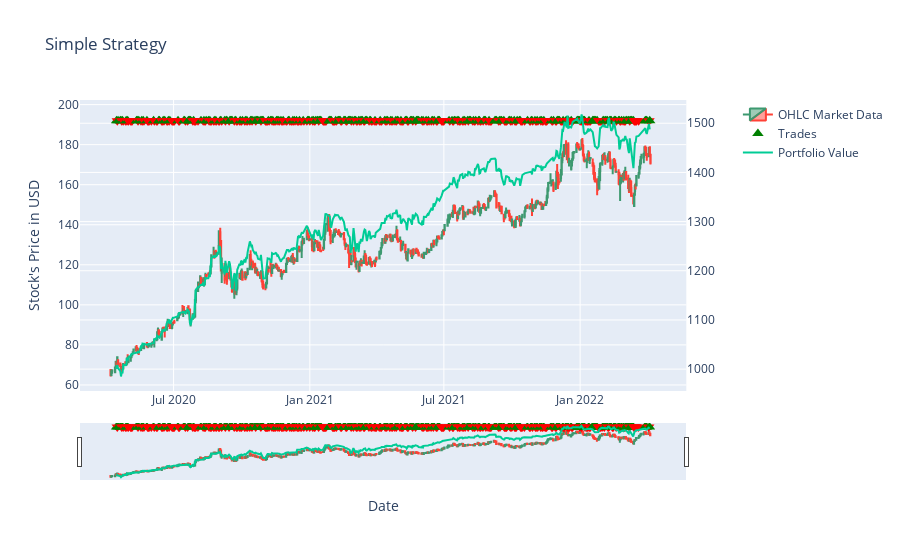

The code cell stored with this chart in its notebook:
### Markdown cell above
### Buy assets worth 20% of available cash when price decreased but sell 30% of assets when increased.

### Code cell
per_strategy = Strategy(name="SMA Strategy", cash=1000, commission=0.05, min_positions=0.5)
data = tdata.copy()
per_strategy.load_data(tdata, date_column='DATE')
per_strategy.add_single_rule('CLOSE[N-1]>CLOSE[N-2]', action=MarketAction.SELL, action_quantity='30%')
per_strategy.add_single_rule('CLOSE[N-1]<CLOSE[N-2]', action=MarketAction.BUY, action_quantity='20%')
per_strategy.simulate()

per_strategy.summary()
per_strategy.plot_history(title="Simple Strategy", yaxis_title="Stock's Price in USD", xaxis_title="Date")

### Figure 1 — Plotly figure (JSON) as saved in the notebook; plotly's stock layout.template omitted (floating-point values rounded to 4 significant figures; data arrays with more than 128 entries replaced by an {"elided": "..."} marker saying what was removed)
{"data": [{"close": {"elided": "541 float values"}, "high": {"elided": "541 float values"}, "low": {"elided": "541 float values"}, "name": "OHLC Market Data", "open": {"elided": "541 float values"}, "type": "candlestick", "x": {"elided": "541 str values"}}, {"hovertext": {"elided": "496 str values"}, "marker": {"color": {"elided": "496 str values"}, "size": 10, "symbol": {"elided": "496 str values"}}, "mode": "markers", "name": "Trades", "type": "scatter", "x": {"elided": "496 str values"}, "xaxis": "x", "y": {"elided": "496 float values"}, "yaxis": "y"}, {"mode": "lines", "name": "Portfolio Value", "type": "scatter", "x": {"elided": "496 str values"}, "xaxis": "x", "y": {"elided": "496 float values"}, "yaxis": "y2"}], "layout": {"title": {"text": "Simple Strategy"}, "xaxis": {"anchor": "y", "domain": [0, 0.94], "title": {"text": "Date"}}, "yaxis": {"anchor": "x", "domain": [0, 1], "title": {"text": "Stock's Price in USD"}}, "yaxis2": {"anchor": "x", "overlaying": "y", "side": "right"}}}
